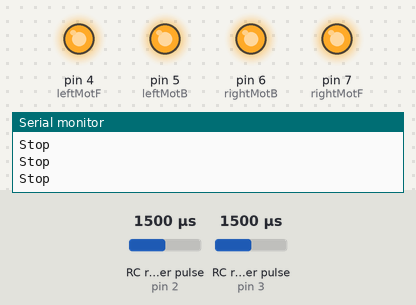
A sketch run on a simulated Arduino Uno, built with avr-gcc and run on an emulated ATmega328P. Parts: output pins drawn as LEDs (lit = HIGH), the last lines printed to the serial monitor. Wiring (inferred from the names in the program): 2 × RC receiver channel: data pin 2 / data pin 3. The inputs (shaded band) are chosen by the test bench; at power-on: RC receiver pulse (sensors on pin 2, pin 3) 1500 µs.

Above: at 1.2 s.
1.3 s: RC receiver pulse (sensor on pin 2) set to 1207 µs
2.8 s: RC receiver pulse (sensor on pin 2) set to 1190 µs
At 3.5 s:
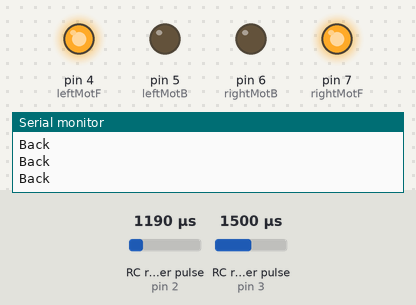
4.3 s: RC receiver pulse (sensor on pin 3) set to 1209 µs
5.8 s: RC receiver pulse (sensor on pin 3) set to 1190 µs
At 7.0 s:
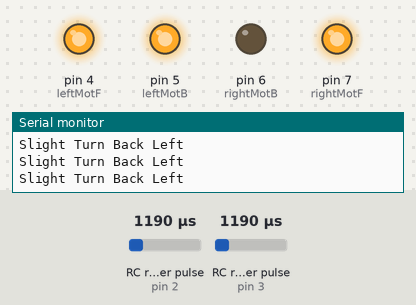
7.3 s: RC receiver pulse (sensor on pin 2) set to 1250 µs
At 8.1 s:
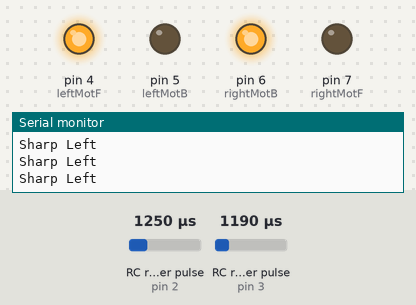
8.8 s: RC receiver pulse (sensor on pin 3) set to 1750 µs
At 9.3 s:
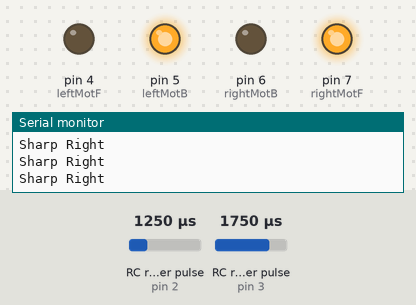
Timing chart, 0 to 11.3 s (numbered marks = the images above; inputs shaded):
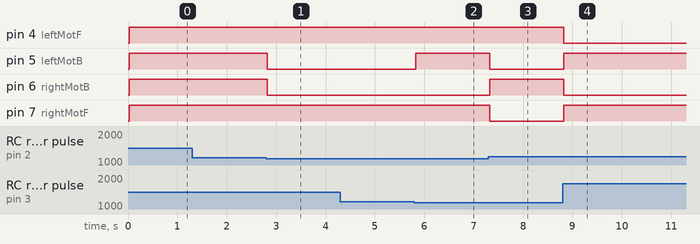

The sketch:

Controller_Code_Using_Relay.ino
```cpp
#define leftMotF 4
#define leftMotB 5
#define rightMotF 7
#define rightMotB 6

#define channel1 2
#define channel2 3
/*Define Complete*/

int channel1Value;
int channel2Value;

void  setup ()
{
   pinMode (leftMotF, OUTPUT);
   pinMode (leftMotB, OUTPUT);
   pinMode (rightMotF, OUTPUT);
   pinMode (rightMotB, OUTPUT);
   pinMode (channel1, INPUT);
   pinMode (channel2, INPUT);
   Serial.begin (9600);
}

void  loop ()
{
  channel1Value = (pulseIn (channel1, HIGH));
  channel2Value = (pulseIn (channel2, HIGH));

{
  if (channel1Value < 1200 && channel2Value > 1700)
  {

          digitalWrite(leftMotF , HIGH);
          digitalWrite(leftMotB , LOW);
          digitalWrite(rightMotF , HIGH);
          digitalWrite(rightMotB , HIGH);
          Serial.println("Slight Turn Back Right");
  }

    else if (channel1Value < 1200 && channel2Value < 1200)
  {

          digitalWrite(leftMotF , HIGH);
          digitalWrite(leftMotB , HIGH);
          digitalWrite(rightMotF , HIGH);
          digitalWrite(rightMotB , LOW);
          Serial.println("Slight Turn Back Left");
  }

    else if (channel1Value > 1700 && channel2Value > 1700)
  {
          digitalWrite(leftMotF , LOW);
          digitalWrite(leftMotB , HIGH);
          digitalWrite(rightMotF , HIGH);
          digitalWrite(rightMotB , HIGH);
          Serial.println("Slight Turn Right");
  }

    else if(channel1Value > 1700 && channel2Value < 1200)
  {
          digitalWrite(leftMotF , HIGH);
          digitalWrite(leftMotB , HIGH);
          digitalWrite(rightMotF , LOW);
          digitalWrite(rightMotB , HIGH);
          Serial.println("Slight Turn Left");
  }


  else if (channel1Value < 1200)
  {
          digitalWrite(leftMotF , HIGH);
          digitalWrite(leftMotB , LOW);
          digitalWrite(rightMotF , HIGH);
          digitalWrite(rightMotB , LOW);
          Serial.println("Back");

  }

  else if (channel1Value > 1700)
  {
          digitalWrite(leftMotF , LOW);
          digitalWrite(leftMotB , HIGH);
          digitalWrite(rightMotF , LOW);
          digitalWrite(rightMotB , HIGH);
          Serial.println("Front");
  }


  else if (channel2Value < 1200)
  {
          digitalWrite(leftMotF , HIGH);
          digitalWrite(leftMotB , LOW);
          digitalWrite(rightMotF , LOW);
          digitalWrite(rightMotB , HIGH);
          Serial.println("Sharp Left");
  }

  else if (channel2Value > 1700)
  {
        digitalWrite(leftMotF , LOW);
        digitalWrite(leftMotB , HIGH);
        digitalWrite(rightMotF , HIGH);
        digitalWrite(rightMotB , LOW);
        Serial.println("Sharp Right");
  }


  else
  {
          digitalWrite(leftMotF , HIGH);
          digitalWrite(leftMotB , HIGH);
          digitalWrite(rightMotF , HIGH);
          digitalWrite(rightMotB , HIGH);
          Serial.println("Stop");
  }
}
}
```

Measured:
- the behaviour switches between 1199 and 1198 µs on RC receiver pulse (sensor on pin 2) (found by bisection; images 0 and 1)
- the behaviour switches between 1199 and 1198 µs on RC receiver pulse (sensor on pin 3) (found by bisection; images 1 and 2)
- after the input at 2.8 s, pin 5 (leftMotB), pin 6 (rightMotB): HIGH → LOW at once
- after the input at 5.8 s, pin 5 (leftMotB): LOW → HIGH at once
- after the input at 7.3 s, pin 5 (leftMotB), pin 7 (rightMotF): HIGH → LOW at once; pin 6 (rightMotB): LOW → HIGH at once
- after the input at 8.8 s, pin 4 (leftMotF), pin 6 (rightMotB): HIGH → LOW at once; pin 5 (leftMotB), pin 7 (rightMotF): LOW → HIGH at once
